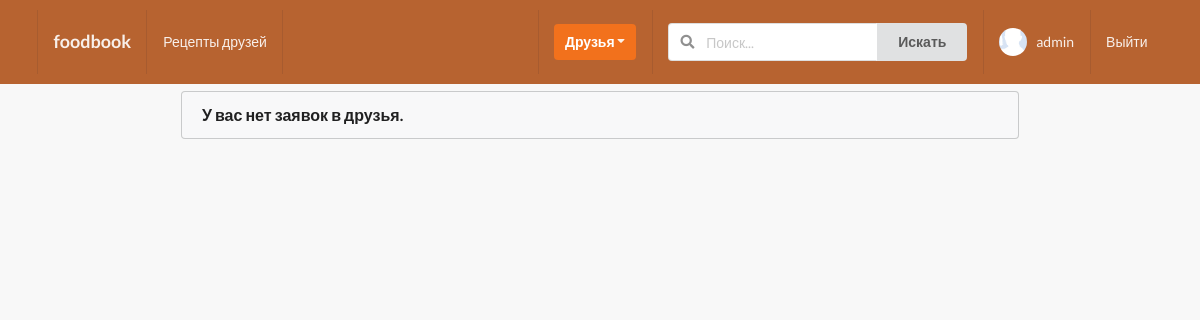
Page /profiles/myinvites/ (signed in) on the earlier database version.
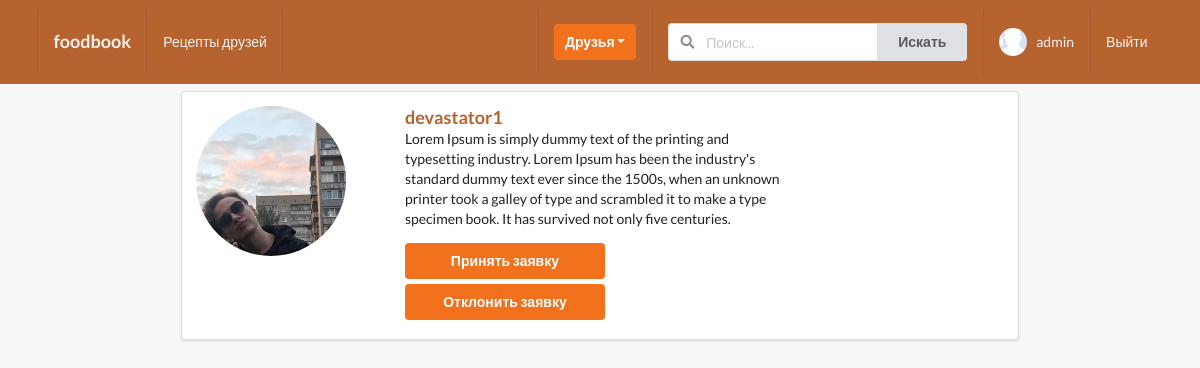
Same page on the later database version.
### profiles/models.py (models this page shows, shortened)
class Profile(models.Model):
    first_name = models.CharField(max_length=200, blank=True)
    second_name = models.CharField(max_length=200, blank=True)
    user = models.OneToOneField(User, on_delete=models.CASCADE)
    bio = models.TextField(default="no bio...", max_length=300)
    email = models.EmailField(max_length=200, blank=True)
    country = models.CharField(max_length=200, blank=True)
    avatar = models.ImageField(default='avatar.png', upload_to='avatars/')
    friends = models.ManyToManyField(User, blank=True, related_name='friends')
    profession = models.CharField(max_length=200, blank=True)
    slug = models.SlugField(unique=True, blank=True)
    updated = models.DateTimeField(auto_now=True)
    created = models.DateTimeField(auto_now_add=True)
    objects = ProfileManager()
    def get_absolute_url(self):
        return reverse('profile:profiles-detail-view', kwargs={'slug': self.slug})
    __initial_first_name = None
    __initial_second_name = None
    def __init__(self, *args, **kwargs):
        super().__init__(*args, **kwargs)
        self.__initial_first_name = self.first_name
        self.__initial_second_name = self.second_name

### profiles/views.py (the view)
# urls.py: path('myinvites/', invites_received_view, name='my-invites-view'),
@login_required
def invites_received_view(request):
    profile = Profile.objects.get(user=request.user)
    qs = Relationship.objects.invatations_received(profile)
    result = list(map(lambda x: x.sender, qs))
    is_empty = False
    if len(result) == 0:
        is_empty = True
    context = {
        'qs': result,
        'is_empty': is_empty,
    }
    return render(request, 'profiles/my_invites.html', context)

### profiles/context_processor.py (called while the page is built)
def profile_pic(request):
    if request.user.is_authenticated:
        profile_obj = Profile.objects.get(user=request.user)
        pic = profile_obj.avatar
        return {'picture': pic}
    return {}

def invitation_received_no(request):
    if request.user.is_authenticated:
        profile_obj = Profile.objects.get(user=request.user)
        qs_count = Relationship.objects.invatations_received(profile_obj).count()
        return {'invites_num': qs_count}
    return {}

def invitation_sended_no(request):
    if request.user.is_authenticated:
        profile_obj = Profile.objects.get(user=request.user)
        qs_count = Relationship.objects.invatations_sended(profile_obj).count()
        return {'send_invites_num': qs_count}
    return {}

### profiles/models.py (called while the page is built)
    def invatations_received(self, receiver):
        qs = Relationship.objects.filter(receiver=receiver, status='send')
        return qs

    def invatations_sended(self, sender):
        qs = Relationship.objects.filter(sender=sender, status='send')
        return qs

### profiles/templates/profiles/my_invites.html (shortened to what this page needs)
{% extends 'base.html' %}
{% block content %}
<div class="ui grid">
    <div class="two wide column">
    </div>
    <div class="twelve wide column">
        {% if is_empty %}
        <div class="ui message">
          <div class="header">
            У вас нет заявок в друзья.
          </div>
        </div>
        {% endif %}
        {% for obj in qs %}
        <div class="ui segment">
          <div class="ui grid">
            <div class="four wide column">
                <img class="ui small circular image" src="{{obj.avatar.url}}">
            </div>
            <div class="eight wide column">
              <a href="{{obj.get_absolute_url}}"><h3>{{obj.user}}</h3></a>
              <p>{{obj.bio}}</p>
              <form action="{% url 'profile:accept-invite' %}" method="POST">
                <button type="submit" class="ui orange button w-big mb-5">
                  Принять заявку
                </button>
              </form>
              <form action="{% url 'profile:reject-invite' %}" method="POST">
                <button type="submit" class="ui orange button w-big mb-5">
                  Отклонить заявку
                </button>
              </form>
            </div>
          </div>
        </div>
        {% endfor %}
    </div>
</div>
{% endblock content %}

Differences in the rows shown:
now on this page (row edited): Profile: avatar (picture), user "devastator1", bio "Lorem Ipsum is simply dummy text of the printing and typesetting industry. Lorem Ipsum has been the industry's standard dummy text ever since the 1500s, when an unknown printer took a galley of type and scrambled it to make a type specimen book. It has survived not only five centuries."
Other differences:
text no longer shown: "У вас нет заявок в друзья."
